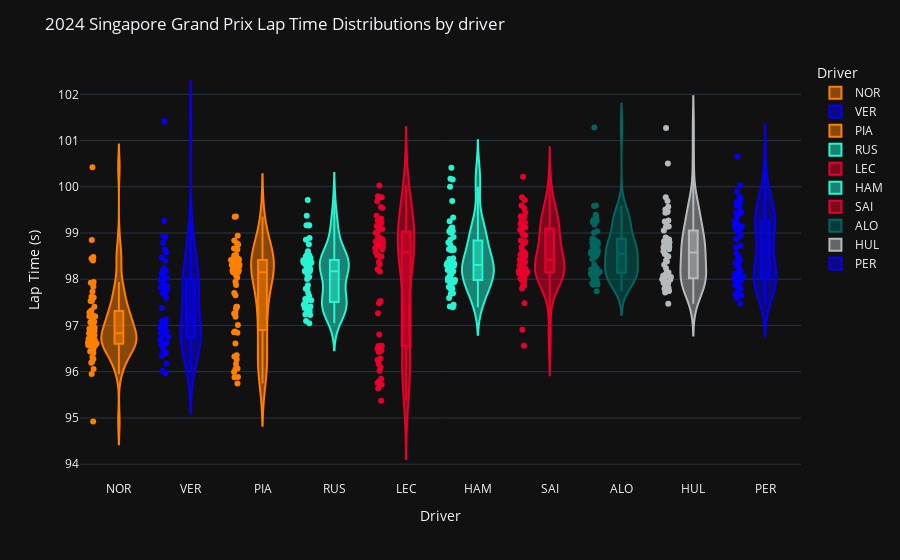

The notebook cell saved with this chart:
### Code cell
plot_drivers_pace(session, box=True)

### Figure 1 — Plotly figure (JSON) as saved in the notebook; plotly's stock layout.template omitted (floating-point values rounded to 4 significant figures; data arrays with more than 128 entries replaced by an {"elided": "..."} marker saying what was removed)
{"data": [{"alignmentgroup": "True", "box": {"visible": true}, "customdata": {"elided": "59x31 mixed values"}, "hovertemplate": "Driver=%{x}<br>LapTime(s)=%{y}<br>index=%{customdata[0]}<br>Time=%{customdata[1]}<br>DriverNumber=%{customdata[2]}<br>LapTime=%{customdata[3]}<br>LapNumber=%{customdata[4]}<br>Stint=%{customdata[5]}<br>PitOutTime=%{customdata[6]}<br>PitInTime=%{customdata[7]}<br>Sector1Time=%{customdata[8]}<br>Sector2Time=%{customdata[9]}<br>Sector3Time=%{customdata[10]}<br>Sector1SessionTime=%{customdata[11]}<br>Sector2SessionTime=%{customdata[12]}<br>Sector3SessionTime=%{customdata[13]}<br>SpeedI1=%{customdata[14]}<br>SpeedI2=%{customdata[15]}<br>SpeedFL=%{customdata[16]}<br>SpeedST=%{customdata[17]}<br>IsPersonalBest=%{customdata[18]}<br>Compound=%{customdata[19]}<br>TyreLife=%{customdata[20]}<br>FreshTyre=%{customdata[21]}<br>Team=%{customdata[22]}<br>LapStartTime=%{customdata[23]}<br>LapStartDate=%{customdata[24]}<br>TrackStatus=%{customdata[25]}<br>Position=%{customdata[26]}<br>Deleted=%{customdata[27]}<br>DeletedReason=%{customdata[28]}<br>FastF1Generated=%{customdata[29]}<br>IsAccurate=%{customdata[30]}<extra></extra>", "legendgroup": "NOR", "marker": {"color": "#ff8000"}, "name": "NOR", "offsetgroup": "NOR", "orientation": "v", "points": "all", "scalegroup": "True", "showlegend": true, "type": "violin", "x": ["NOR", "NOR", "NOR", "NOR", "NOR", "NOR", "NOR", "NOR", "NOR", "NOR", "NOR", "NOR", "NOR", "NOR", "NOR", "NOR", "NOR", "NOR", "NOR", "NOR", "NOR", "NOR", "NOR", "NOR", "NOR", "NOR", "NOR", "NOR", "NOR", "NOR", "NOR", "NOR", "NOR", "NOR", "NOR", "NOR", "NOR", "NOR", "NOR", "NOR", "NOR", "NOR", "NOR", "NOR", "NOR", "NOR", "NOR", "NOR", "NOR", "NOR", "NOR", "NOR", "NOR", "NOR", "NOR", "NOR", "NOR", "NOR", "NOR"], "x0": " ", "xaxis": "x", "y": [100.4, 98.48, 98.41, 98.45, 97.94, 97.84, 97.62, 97.08, 96.72, 96.83, 96.65, 96.5, 96.67, 96.83, 96.76, 96.62, 97.01, 97.07, 97.28, 96.89, 97.2, 97.11, 97.21, 97.53, 97.4, 97.26, 97.6, 97.53, 97.03, 96.68, 96.71, 96.52, 96.22, 96.44, 96.71, 97.33, 97.19, 96.57, 96.4, 96.61, 96.28, 96.93, 95.95, 96.57, 94.92, 96.06, 96.31, 96.6, 96.19, 96.44, 96.75, 96.79, 97.2, 98.85, 97.73, 96.95, 96.63, 96.82, 97.92], "y0": " ", "yaxis": "y"}, {"alignmentgroup": "True", "box": {"visible": true}, "customdata": {"elided": "60x31 mixed values"}, "hovertemplate": "Driver=%{x}<br>LapTime(s)=%{y}<br>index=%{customdata[0]}<br>Time=%{customdata[1]}<br>DriverNumber=%{customdata[2]}<br>LapTime=%{customdata[3]}<br>LapNumber=%{customdata[4]}<br>Stint=%{customdata[5]}<br>PitOutTime=%{customdata[6]}<br>PitInTime=%{customdata[7]}<br>Sector1Time=%{customdata[8]}<br>Sector2Time=%{customdata[9]}<br>Sector3Time=%{customdata[10]}<br>Sector1SessionTime=%{customdata[11]}<br>Sector2SessionTime=%{customdata[12]}<br>Sector3SessionTime=%{customdata[13]}<br>SpeedI1=%{customdata[14]}<br>SpeedI2=%{customdata[15]}<br>SpeedFL=%{customdata[16]}<br>SpeedST=%{customdata[17]}<br>IsPersonalBest=%{customdata[18]}<br>Compound=%{customdata[19]}<br>TyreLife=%{customdata[20]}<br>FreshTyre=%{customdata[21]}<br>Team=%{customdata[22]}<br>LapStartTime=%{customdata[23]}<br>LapStartDate=%{customdata[24]}<br>TrackStatus=%{customdata[25]}<br>Position=%{customdata[26]}<br>Deleted=%{customdata[27]}<br>DeletedReason=%{customdata[28]}<br>FastF1Generated=%{customdata[29]}<br>IsAccurate=%{customdata[30]}<extra></extra>", "legendgroup": "VER", "marker": {"color": "#0600ef"}, "name": "VER", "offsetgroup": "VER", "orientation": "v", "points": "all", "scalegroup": "True", "showlegend": true, "type": "violin", "x": ["VER", "VER", "VER", "VER", "VER", "VER", "VER", "VER", "VER", "VER", "VER", "VER", "VER", "VER", "VER", "VER", "VER", "VER", "VER", "VER", "VER", "VER", "VER", "VER", "VER", "VER", "VER", "VER", "VER", "VER", "VER", "VER", "VER", "VER", "VER", "VER", "VER", "VER", "VER", "VER", "VER", "VER", "VER", "VER", "VER", "VER", "VER", "VER", "VER", "VER", "VER", "VER", "VER", "VER", "VER", "VER", "VER", "VER", "VER", "VER"], "x0": " ", "xaxis": "x", "y": [101.4, 98.79, 98.92, 98.47, 97.91, 98.0, 97.77, 97.67, 97.89, 97.74, 97.59, 97.78, 97.7, 97.71, 97.83, 97.85, 97.99, 98.07, 98.02, 98.12, 98.17, 98.19, 98.23, 98.4, 98.64, 98.58, 98.93, 99.27, 96.69, 96.82, 97.02, 96.87, 97.1, 96.97, 96.98, 97.07, 96.96, 96.96, 97.38, 96.86, 96.58, 96.41, 96.62, 96.5, 96.63, 96.74, 96.6, 97.06, 97.13, 96.84, 96.84, 96.75, 96.43, 96.39, 96.4, 96.17, 95.97, 96.34, 96.01, 96.93], "y0": " ", "yaxis": "y"}, {"alignmentgroup": "True", "box": {"visible": true}, "customdata": {"elided": "59x31 mixed values"}, "hovertemplate": "Driver=%{x}<br>LapTime(s)=%{y}<br>index=%{customdata[0]}<br>Time=%{customdata[1]}<br>DriverNumber=%{customdata[2]}<br>LapTime=%{customdata[3]}<br>LapNumber=%{customdata[4]}<br>Stint=%{customdata[5]}<br>PitOutTime=%{customdata[6]}<br>PitInTime=%{customdata[7]}<br>Sector1Time=%{customdata[8]}<br>Sector2Time=%{customdata[9]}<br>Sector3Time=%{customdata[10]}<br>Sector1SessionTime=%{customdata[11]}<br>Sector2SessionTime=%{customdata[12]}<br>Sector3SessionTime=%{customdata[13]}<br>SpeedI1=%{customdata[14]}<br>SpeedI2=%{customdata[15]}<br>SpeedFL=%{customdata[16]}<br>SpeedST=%{customdata[17]}<br>IsPersonalBest=%{customdata[18]}<br>Compound=%{customdata[19]}<br>TyreLife=%{customdata[20]}<br>FreshTyre=%{customdata[21]}<br>Team=%{customdata[22]}<br>LapStartTime=%{customdata[23]}<br>LapStartDate=%{customdata[24]}<br>TrackStatus=%{customdata[25]}<br>Position=%{customdata[26]}<br>Deleted=%{customdata[27]}<br>DeletedReason=%{customdata[28]}<br>FastF1Generated=%{customdata[29]}<br>IsAccurate=%{customdata[30]}<extra></extra>", "legendgroup": "PIA", "marker": {"color": "#ff8000"}, "name": "PIA", "offsetgroup": "PIA", "orientation": "v", "points": "all", "scalegroup": "True", "showlegend": true, "type": "violin", "x": ["PIA", "PIA", "PIA", "PIA", "PIA", "PIA", "PIA", "PIA", "PIA", "PIA", "PIA", "PIA", "PIA", "PIA", "PIA", "PIA", "PIA", "PIA", "PIA", "PIA", "PIA", "PIA", "PIA", "PIA", "PIA", "PIA", "PIA", "PIA", "PIA", "PIA", "PIA", "PIA", "PIA", "PIA", "PIA", "PIA", "PIA", "PIA", "PIA", "PIA", "PIA", "PIA", "PIA", "PIA", "PIA", "PIA", "PIA", "PIA", "PIA", "PIA", "PIA", "PIA", "PIA", "PIA", "PIA", "PIA", "PIA", "PIA", "PIA"], "x0": " ", "xaxis": "x", "y": [98.94, 99.35, 99.36, 98.67, 98.78, 98.42, 97.87, 98.45, 98.43, 98.27, 98.15, 98.22, 97.65, 98.44, 98.09, 98.53, 98.19, 98.75, 98.32, 98.28, 98.42, 98.26, 98.4, 98.52, 98.84, 98.64, 97.7, 97.94, 98.29, 98.15, 98.19, 98.29, 98.04, 98.32, 98.15, 98.44, 96.61, 96.27, 95.89, 96.17, 97.36, 97.26, 96.32, 96.33, 95.75, 95.88, 98.31, 97.27, 96.86, 97.41, 96.84, 96.0, 96.36, 96.07, 96.06, 97.01, 97.19, 97.41, 96.87], "y0": " ", "yaxis": "y"}, {"alignmentgroup": "True", "box": {"visible": true}, "customdata": {"elided": "59x31 mixed values"}, "hovertemplate": "Driver=%{x}<br>LapTime(s)=%{y}<br>index=%{customdata[0]}<br>Time=%{customdata[1]}<br>DriverNumber=%{customdata[2]}<br>LapTime=%{customdata[3]}<br>LapNumber=%{customdata[4]}<br>Stint=%{customdata[5]}<br>PitOutTime=%{customdata[6]}<br>PitInTime=%{customdata[7]}<br>Sector1Time=%{customdata[8]}<br>Sector2Time=%{customdata[9]}<br>Sector3Time=%{customdata[10]}<br>Sector1SessionTime=%{customdata[11]}<br>Sector2SessionTime=%{customdata[12]}<br>Sector3SessionTime=%{customdata[13]}<br>SpeedI1=%{customdata[14]}<br>SpeedI2=%{customdata[15]}<br>SpeedFL=%{customdata[16]}<br>SpeedST=%{customdata[17]}<br>IsPersonalBest=%{customdata[18]}<br>Compound=%{customdata[19]}<br>TyreLife=%{customdata[20]}<br>FreshTyre=%{customdata[21]}<br>Team=%{customdata[22]}<br>LapStartTime=%{customdata[23]}<br>LapStartDate=%{customdata[24]}<br>TrackStatus=%{customdata[25]}<br>Position=%{customdata[26]}<br>Deleted=%{customdata[27]}<br>DeletedReason=%{customdata[28]}<br>FastF1Generated=%{customdata[29]}<br>IsAccurate=%{customdata[30]}<extra></extra>", "legendgroup": "RUS", "marker": {"color": "#27f4d2"}, "name": "RUS", "offsetgroup": "RUS", "orientation": "v", "points": "all", "scalegroup": "True", "showlegend": true, "type": "violin", "x": ["RUS", "RUS", "RUS", "RUS", "RUS", "RUS", "RUS", "RUS", "RUS", "RUS", "RUS", "RUS", "RUS", "RUS", "RUS", "RUS", "RUS", "RUS", "RUS", "RUS", "RUS", "RUS", "RUS", "RUS", "RUS", "RUS", "RUS", "RUS", "RUS", "RUS", "RUS", "RUS", "RUS", "RUS", "RUS", "RUS", "RUS", "RUS", "RUS", "RUS", "RUS", "RUS", "RUS", "RUS", "RUS", "RUS", "RUS", "RUS", "RUS", "RUS", "RUS", "RUS", "RUS", "RUS", "RUS", "RUS", "RUS", "RUS", "RUS"], "x0": " ", "xaxis": "x", "y": [98.49, 99.71, 99.17, 98.6, 98.37, 98.36, 98.26, 98.17, 98.33, 98.18, 98.09, 98.05, 98.17, 98.46, 98.53, 98.86, 98.4, 98.22, 98.34, 98.46, 98.36, 98.42, 98.52, 98.89, 98.76, 97.1, 97.05, 97.4, 97.35, 97.45, 98.36, 99.17, 99.16, 97.79, 97.58, 97.37, 97.55, 97.22, 97.32, 97.24, 97.7, 99.37, 98.41, 97.64, 97.6, 97.41, 98.01, 97.55, 97.3, 97.5, 97.38, 97.31, 97.38, 97.58, 97.8, 98.33, 97.87, 98.28, 98.16], "y0": " ", "yaxis": "y"}, {"alignmentgroup": "True", "box": {"visible": true}, "customdata": {"elided": "59x31 mixed values"}, "hovertemplate": "Driver=%{x}<br>LapTime(s)=%{y}<br>index=%{customdata[0]}<br>Time=%{customdata[1]}<br>DriverNumber=%{customdata[2]}<br>LapTime=%{customdata[3]}<br>LapNumber=%{customdata[4]}<br>Stint=%{customdata[5]}<br>PitOutTime=%{customdata[6]}<br>PitInTime=%{customdata[7]}<br>Sector1Time=%{customdata[8]}<br>Sector2Time=%{customdata[9]}<br>Sector3Time=%{customdata[10]}<br>Sector1SessionTime=%{customdata[11]}<br>Sector2SessionTime=%{customdata[12]}<br>Sector3SessionTime=%{customdata[13]}<br>SpeedI1=%{customdata[14]}<br>SpeedI2=%{customdata[15]}<br>SpeedFL=%{customdata[16]}<br>SpeedST=%{customdata[17]}<br>IsPersonalBest=%{customdata[18]}<br>Compound=%{customdata[19]}<br>TyreLife=%{customdata[20]}<br>FreshTyre=%{customdata[21]}<br>Team=%{customdata[22]}<br>LapStartTime=%{customdata[23]}<br>LapStartDate=%{customdata[24]}<br>TrackStatus=%{customdata[25]}<br>Position=%{customdata[26]}<br>Deleted=%{customdata[27]}<br>DeletedReason=%{customdata[28]}<br>FastF1Generated=%{customdata[29]}<br>IsAccurate=%{customdata[30]}<extra></extra>", "legendgroup": "LEC", "marker": {"color": "#e8002d"}, "name": "LEC", "offsetgroup": "LEC", "orientation": "v", "points": "all", "scalegroup": "True", "showlegend": true, "type": "violin", "x": ["LEC", "LEC", "LEC", "LEC", "LEC", "LEC", "LEC", "LEC", "LEC", "LEC", "LEC", "LEC", "LEC", "LEC", "LEC", "LEC", "LEC", "LEC", "LEC", "LEC", "LEC", "LEC", "LEC", "LEC", "LEC", "LEC", "LEC", "LEC", "LEC", "LEC", "LEC", "LEC", "LEC", "LEC", "LEC", "LEC", "LEC", "LEC", "LEC", "LEC", "LEC", "LEC", "LEC", "LEC", "LEC", "LEC", "LEC", "LEC", "LEC", "LEC", "LEC", "LEC", "LEC", "LEC", "LEC", "LEC", "LEC", "LEC", "LEC"], "x0": " ", "xaxis": "x", "y": [99.78, 99.14, 99.31, 99.04, 98.8, 98.64, 98.73, 98.69, 98.58, 98.91, 98.78, 98.67, 98.71, 98.52, 98.9, 99.56, 98.81, 98.73, 99.09, 99.31, 99.01, 99.69, 99.37, 100.0, 98.87, 99.15, 99.8, 98.37, 99.54, 99.21, 98.5, 98.19, 98.49, 99.26, 96.56, 96.29, 97.48, 96.17, 97.27, 95.85, 95.64, 95.72, 95.37, 95.76, 95.79, 96.25, 97.53, 96.42, 96.02, 96.1, 96.45, 96.56, 96.5, 96.8, 97.51, 98.22, 98.17, 98.33, 98.73], "y0": " ", "yaxis": "y"}, {"alignmentgroup": "True", "box": {"visible": true}, "customdata": {"elided": "59x31 mixed values"}, "hovertemplate": "Driver=%{x}<br>LapTime(s)=%{y}<br>index=%{customdata[0]}<br>Time=%{customdata[1]}<br>DriverNumber=%{customdata[2]}<br>LapTime=%{customdata[3]}<br>LapNumber=%{customdata[4]}<br>Stint=%{customdata[5]}<br>PitOutTime=%{customdata[6]}<br>PitInTime=%{customdata[7]}<br>Sector1Time=%{customdata[8]}<br>Sector2Time=%{customdata[9]}<br>Sector3Time=%{customdata[10]}<br>Sector1SessionTime=%{customdata[11]}<br>Sector2SessionTime=%{customdata[12]}<br>Sector3SessionTime=%{customdata[13]}<br>SpeedI1=%{customdata[14]}<br>SpeedI2=%{customdata[15]}<br>SpeedFL=%{customdata[16]}<br>SpeedST=%{customdata[17]}<br>IsPersonalBest=%{customdata[18]}<br>Compound=%{customdata[19]}<br>TyreLife=%{customdata[20]}<br>FreshTyre=%{customdata[21]}<br>Team=%{customdata[22]}<br>LapStartTime=%{customdata[23]}<br>LapStartDate=%{customdata[24]}<br>TrackStatus=%{customdata[25]}<br>Position=%{customdata[26]}<br>Deleted=%{customdata[27]}<br>DeletedReason=%{customdata[28]}<br>FastF1Generated=%{customdata[29]}<br>IsAccurate=%{customdata[30]}<extra></extra>", "legendgroup": "HAM", "marker": {"color": "#27f4d2"}, "name": "HAM", "offsetgroup": "HAM", "orientation": "v", "points": "all", "scalegroup": "True", "showlegend": true, "type": "violin", "x": ["HAM", "HAM", "HAM", "HAM", "HAM", "HAM", "HAM", "HAM", "HAM", "HAM", "HAM", "HAM", "HAM", "HAM", "HAM", "HAM", "HAM", "HAM", "HAM", "HAM", "HAM", "HAM", "HAM", "HAM", "HAM", "HAM", "HAM", "HAM", "HAM", "HAM", "HAM", "HAM", "HAM", "HAM", "HAM", "HAM", "HAM", "HAM", "HAM", "HAM", "HAM", "HAM", "HAM", "HAM", "HAM", "HAM", "HAM", "HAM", "HAM", "HAM", "HAM", "HAM", "HAM", "HAM", "HAM", "HAM", "HAM", "HAM", "HAM"], "x0": " ", "xaxis": "x", "y": [98.85, 99.25, 99.07, 98.29, 98.27, 98.38, 98.25, 98.03, 98.31, 97.92, 97.98, 98.1, 98.17, 98.29, 99.04, 98.2, 98.75, 98.92, 98.19, 98.4, 98.35, 100.2, 100.2, 100.0, 98.45, 98.03, 97.83, 98.44, 97.7, 97.45, 97.41, 97.68, 97.98, 97.94, 97.77, 97.97, 99.33, 98.19, 98.11, 97.39, 97.59, 97.8, 97.8, 97.92, 98.29, 98.33, 100.4, 98.65, 98.63, 98.67, 98.35, 98.63, 99.12, 99.03, 98.69, 99.01, 98.79, 99.11, 99.69], "y0": " ", "yaxis": "y"}, {"alignmentgroup": "True", "box": {"visible": true}, "customdata": {"elided": "59x31 mixed values"}, "hovertemplate": "Driver=%{x}<br>LapTime(s)=%{y}<br>index=%{customdata[0]}<br>Time=%{customdata[1]}<br>DriverNumber=%{customdata[2]}<br>LapTime=%{customdata[3]}<br>LapNumber=%{customdata[4]}<br>Stint=%{customdata[5]}<br>PitOutTime=%{customdata[6]}<br>PitInTime=%{customdata[7]}<br>Sector1Time=%{customdata[8]}<br>Sector2Time=%{customdata[9]}<br>Sector3Time=%{customdata[10]}<br>Sector1SessionTime=%{customdata[11]}<br>Sector2SessionTime=%{customdata[12]}<br>Sector3SessionTime=%{customdata[13]}<br>SpeedI1=%{customdata[14]}<br>SpeedI2=%{customdata[15]}<br>SpeedFL=%{customdata[16]}<br>SpeedST=%{customdata[17]}<br>IsPersonalBest=%{customdata[18]}<br>Compound=%{customdata[19]}<br>TyreLife=%{customdata[20]}<br>FreshTyre=%{customdata[21]}<br>Team=%{customdata[22]}<br>LapStartTime=%{customdata[23]}<br>LapStartDate=%{customdata[24]}<br>TrackStatus=%{customdata[25]}<br>Position=%{customdata[26]}<br>Deleted=%{customdata[27]}<br>DeletedReason=%{customdata[28]}<br>FastF1Generated=%{customdata[29]}<br>IsAccurate=%{customdata[30]}<extra></extra>", "legendgroup": "SAI", "marker": {"color": "#e8002d"}, "name": "SAI", "offsetgroup": "SAI", "orientation": "v", "points": "all", "scalegroup": "True", "showlegend": true, "type": "violin", "x": ["SAI", "SAI", "SAI", "SAI", "SAI", "SAI", "SAI", "SAI", "SAI", "SAI", "SAI", "SAI", "SAI", "SAI", "SAI", "SAI", "SAI", "SAI", "SAI", "SAI", "SAI", "SAI", "SAI", "SAI", "SAI", "SAI", "SAI", "SAI", "SAI", "SAI", "SAI", "SAI", "SAI", "SAI", "SAI", "SAI", "SAI", "SAI", "SAI", "SAI", "SAI", "SAI", "SAI", "SAI", "SAI", "SAI", "SAI", "SAI", "SAI", "SAI", "SAI", "SAI", "SAI", "SAI", "SAI", "SAI", "SAI", "SAI", "SAI"], "x0": " ", "xaxis": "x", "y": [100.2, 99.44, 99.11, 99.12, 99.22, 99.35, 98.78, 99.07, 98.95, 98.69, 99.71, 96.56, 96.91, 97.48, 98.15, 98.18, 98.81, 99.14, 98.79, 98.42, 99.01, 99.6, 99.27, 99.19, 99.36, 98.96, 98.21, 98.38, 98.6, 99.35, 98.4, 98.32, 97.95, 98.31, 97.97, 97.8, 97.97, 98.24, 99.53, 98.6, 97.87, 98.12, 98.41, 98.02, 97.85, 98.02, 98.19, 98.53, 98.5, 98.15, 98.04, 98.22, 98.13, 98.15, 98.28, 98.56, 98.84, 98.3, 99.77], "y0": " ", "yaxis": "y"}, {"alignmentgroup": "True", "box": {"visible": true}, "customdata": {"elided": "58x31 mixed values"}, "hovertemplate": "Driver=%{x}<br>LapTime(s)=%{y}<br>index=%{customdata[0]}<br>Time=%{customdata[1]}<br>DriverNumber=%{customdata[2]}<br>LapTime=%{customdata[3]}<br>LapNumber=%{customdata[4]}<br>Stint=%{customdata[5]}<br>PitOutTime=%{customdata[6]}<br>PitInTime=%{customdata[7]}<br>Sector1Time=%{customdata[8]}<br>Sector2Time=%{customdata[9]}<br>Sector3Time=%{customdata[10]}<br>Sector1SessionTime=%{customdata[11]}<br>Sector2SessionTime=%{customdata[12]}<br>Sector3SessionTime=%{customdata[13]}<br>SpeedI1=%{customdata[14]}<br>SpeedI2=%{customdata[15]}<br>SpeedFL=%{customdata[16]}<br>SpeedST=%{customdata[17]}<br>IsPersonalBest=%{customdata[18]}<br>Compound=%{customdata[19]}<br>TyreLife=%{customdata[20]}<br>FreshTyre=%{customdata[21]}<br>Team=%{customdata[22]}<br>LapStartTime=%{customdata[23]}<br>LapStartDate=%{customdata[24]}<br>TrackStatus=%{customdata[25]}<br>Position=%{customdata[26]}<br>Deleted=%{customdata[27]}<br>DeletedReason=%{customdata[28]}<br>FastF1Generated=%{customdata[29]}<br>IsAccurate=%{customdata[30]}<extra></extra>", "legendgroup": "ALO", "marker": {"color": "#00665f"}, "name": "ALO", "offsetgroup": "ALO", "orientation": "v", "points": "all", "scalegroup": "True", "showlegend": true, "type": "violin", "x": ["ALO", "ALO", "ALO", "ALO", "ALO", "ALO", "ALO", "ALO", "ALO", "ALO", "ALO", "ALO", "ALO", "ALO", "ALO", "ALO", "ALO", "ALO", "ALO", "ALO", "ALO", "ALO", "ALO", "ALO", "ALO", "ALO", "ALO", "ALO", "ALO", "ALO", "ALO", "ALO", "ALO", "ALO", "ALO", "ALO", "ALO", "ALO", "ALO", "ALO", "ALO", "ALO", "ALO", "ALO", "ALO", "ALO", "ALO", "ALO", "ALO", "ALO", "ALO", "ALO", "ALO", "ALO", "ALO", "ALO", "ALO", "ALO"], "x0": " ", "xaxis": "x", "y": [99.58, 99.29, 99.39, 99.04, 98.8, 98.72, 98.54, 98.64, 98.77, 98.67, 98.87, 98.72, 98.52, 99.01, 98.86, 98.81, 98.72, 99.28, 99.37, 99.26, 99.27, 99.24, 99.6, 98.49, 98.83, 98.61, 98.56, 98.43, 98.6, 98.16, 98.49, 98.14, 98.21, 97.93, 98.22, 98.21, 99.28, 98.31, 99.19, 98.12, 98.22, 98.12, 97.99, 98.12, 98.01, 98.24, 98.54, 97.88, 98.0, 97.89, 97.74, 97.95, 97.91, 98.08, 98.27, 98.1, 98.57, 101.3], "y0": " ", "yaxis": "y"}, {"alignmentgroup": "True", "box": {"visible": true}, "customdata": {"elided": "58x31 mixed values"}, "hovertemplate": "Driver=%{x}<br>LapTime(s)=%{y}<br>index=%{customdata[0]}<br>Time=%{customdata[1]}<br>DriverNumber=%{customdata[2]}<br>LapTime=%{customdata[3]}<br>LapNumber=%{customdata[4]}<br>Stint=%{customdata[5]}<br>PitOutTime=%{customdata[6]}<br>PitInTime=%{customdata[7]}<br>Sector1Time=%{customdata[8]}<br>Sector2Time=%{customdata[9]}<br>Sector3Time=%{customdata[10]}<br>Sector1SessionTime=%{customdata[11]}<br>Sector2SessionTime=%{customdata[12]}<br>Sector3SessionTime=%{customdata[13]}<br>SpeedI1=%{customdata[14]}<br>SpeedI2=%{customdata[15]}<br>SpeedFL=%{customdata[16]}<br>SpeedST=%{customdata[17]}<br>IsPersonalBest=%{customdata[18]}<br>Compound=%{customdata[19]}<br>TyreLife=%{customdata[20]}<br>FreshTyre=%{customdata[21]}<br>Team=%{customdata[22]}<br>LapStartTime=%{customdata[23]}<br>LapStartDate=%{customdata[24]}<br>TrackStatus=%{customdata[25]}<br>Position=%{customdata[26]}<br>Deleted=%{customdata[27]}<br>DeletedReason=%{customdata[28]}<br>FastF1Generated=%{customdata[29]}<br>IsAccurate=%{customdata[30]}<extra></extra>", "legendgroup": "HUL", "marker": {"color": "#b6babd"}, "name": "HUL", "offsetgroup": "HUL", "orientation": "v", "points": "all", "scalegroup": "True", "showlegend": true, "type": "violin", "x": ["HUL", "HUL", "HUL", "HUL", "HUL", "HUL", "HUL", "HUL", "HUL", "HUL", "HUL", "HUL", "HUL", "HUL", "HUL", "HUL", "HUL", "HUL", "HUL", "HUL", "HUL", "HUL", "HUL", "HUL", "HUL", "HUL", "HUL", "HUL", "HUL", "HUL", "HUL", "HUL", "HUL", "HUL", "HUL", "HUL", "HUL", "HUL", "HUL", "HUL", "HUL", "HUL", "HUL", "HUL", "HUL", "HUL", "HUL", "HUL", "HUL", "HUL", "HUL", "HUL", "HUL", "HUL", "HUL", "HUL", "HUL", "HUL"], "x0": " ", "xaxis": "x", "y": [99.45, 99.22, 99.51, 98.65, 98.9, 98.74, 98.82, 98.4, 98.8, 98.69, 98.89, 98.72, 98.61, 98.8, 99.05, 98.77, 98.86, 99.14, 99.44, 99.25, 99.13, 99.47, 99.27, 99.69, 99.57, 99.77, 101.3, 98.55, 98.39, 97.8, 98.0, 97.47, 97.83, 98.49, 97.94, 97.81, 97.92, 97.99, 97.91, 98.07, 97.8, 97.71, 97.92, 97.74, 98.02, 98.15, 98.7, 98.23, 98.14, 98.14, 98.05, 98.51, 98.31, 98.11, 98.08, 97.92, 100.5, 98.72], "y0": " ", "yaxis": "y"}, {"alignmentgroup": "True", "box": {"visible": true}, "customdata": {"elided": "58x31 mixed values"}, "hovertemplate": "Driver=%{x}<br>LapTime(s)=%{y}<br>index=%{customdata[0]}<br>Time=%{customdata[1]}<br>DriverNumber=%{customdata[2]}<br>LapTime=%{customdata[3]}<br>LapNumber=%{customdata[4]}<br>Stint=%{customdata[5]}<br>PitOutTime=%{customdata[6]}<br>PitInTime=%{customdata[7]}<br>Sector1Time=%{customdata[8]}<br>Sector2Time=%{customdata[9]}<br>Sector3Time=%{customdata[10]}<br>Sector1SessionTime=%{customdata[11]}<br>Sector2SessionTime=%{customdata[12]}<br>Sector3SessionTime=%{customdata[13]}<br>SpeedI1=%{customdata[14]}<br>SpeedI2=%{customdata[15]}<br>SpeedFL=%{customdata[16]}<br>SpeedST=%{customdata[17]}<br>IsPersonalBest=%{customdata[18]}<br>Compound=%{customdata[19]}<br>TyreLife=%{customdata[20]}<br>FreshTyre=%{customdata[21]}<br>Team=%{customdata[22]}<br>LapStartTime=%{customdata[23]}<br>LapStartDate=%{customdata[24]}<br>TrackStatus=%{customdata[25]}<br>Position=%{customdata[26]}<br>Deleted=%{customdata[27]}<br>DeletedReason=%{customdata[28]}<br>FastF1Generated=%{customdata[29]}<br>IsAccurate=%{customdata[30]}<extra></extra>", "legendgroup": "PER", "marker": {"color": "#0600ef"}, "name": "PER", "offsetgroup": "PER", "orientation": "v", "points": "all", "scalegroup": "True", "showlegend": true, "type": "violin", "x": ["PER", "PER", "PER", "PER", "PER", "PER", "PER", "PER", "PER", "PER", "PER", "PER", "PER", "PER", "PER", "PER", "PER", "PER", "PER", "PER", "PER", "PER", "PER", "PER", "PER", "PER", "PER", "PER", "PER", "PER", "PER", "PER", "PER", "PER", "PER", "PER", "PER", "PER", "PER", "PER", "PER", "PER", "PER", "PER", "PER", "PER", "PER", "PER", "PER", "PER", "PER", "PER", "PER", "PER", "PER", "PER", "PER", "PER"], "x0": " ", "xaxis": "x", "y": [99.9, 99.63, 99.15, 99.06, 99.26, 99.13, 98.36, 98.68, 98.93, 99.07, 98.86, 99.59, 99.14, 99.1, 99.2, 99.43, 99.34, 99.48, 99.01, 99.17, 99.44, 99.43, 99.67, 99.78, 100.0, 99.71, 99.59, 98.4, 98.41, 97.48, 97.99, 97.86, 98.56, 98.17, 98.13, 97.84, 97.88, 97.82, 97.65, 97.67, 97.78, 97.6, 97.96, 97.75, 97.98, 98.07, 98.72, 98.06, 98.24, 98.12, 98.02, 98.5, 99.13, 98.35, 98.01, 100.7, 98.15, 98.27], "y0": " ", "yaxis": "y"}], "layout": {"legend": {"title": {"text": "Driver"}, "tracegroupgap": 0}, "margin": {"t": 60}, "showlegend": true, "title": {"text": "2024 Singapore Grand Prix Lap Time Distributions by driver"}, "violinmode": "overlay", "xaxis": {"anchor": "y", "categoryarray": ["NOR", "VER", "PIA", "RUS", "LEC", "HAM", "SAI", "ALO", "HUL", "PER"], "categoryorder": "array", "domain": [0, 1], "title": {"text": "Driver"}}, "yaxis": {"anchor": "x", "domain": [0, 1], "title": {"text": "Lap Time (s)"}}}}
